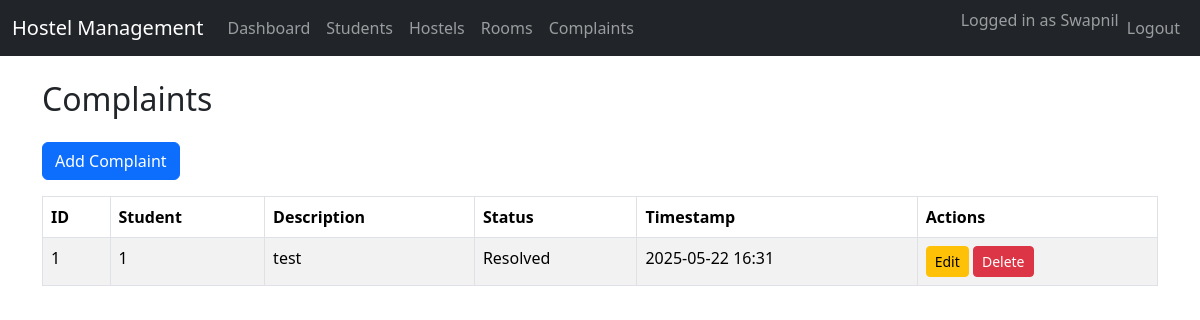
Screenshot of /complaints (signed in) with the database file from the repository.
### app/models/complaint.py (models this page shows, shortened)
class Complaint(db.Model):
    __tablename__ = "complaints"
    id = db.Column(db.Integer, primary_key=True)
    student_id = db.Column(db.Integer, db.ForeignKey("students.id"))
    description = db.Column(db.Text, nullable=False)
    status = db.Column(db.String(50), default="Pending")  # Pending/Resolved
    timestamp = db.Column(db.DateTime, default=db.func.current_timestamp())

### app/__init__.py (the view)
    @app.route("/complaints")
    @login_required
    @admin_required
    def complaints_web():
        from app.models.complaint import Complaint
        complaints = Complaint.query.order_by(Complaint.timestamp.desc()).all()
        return render_template("complaints.html", complaints=complaints)

### app/templates/complaints.html (shortened to what this page needs)
{% extends 'base.html' %}
{% block content %}
<h2 class="mb-4">Complaints</h2>
<a href="/complaints/add" class="btn btn-primary mb-3">Add Complaint</a>
<table class="table table-bordered table-striped">
  <thead>
    <tr>
      <th>ID</th>
      <th>Student</th>
      <th>Description</th>
      <th>Status</th>
      <th>Timestamp</th>
      <th>Actions</th>
    </tr>
  </thead>
  <tbody>
    {% for c in complaints %}
    <tr>
      <td>{{ c.id }}</td>
      <td>{{ c.student_id }}</td>
      <td>{{ c.description }}</td>
      <td>{{ c.status }}</td>
      <td>{{ c.timestamp.strftime('%Y-%m-%d %H:%M') if c.timestamp else '' }}</td>
      <td>
        <a href="/complaints/edit/{{ c.id }}" class="btn btn-sm btn-warning">Edit</a>
        <a href="/complaints/delete/{{ c.id }}" class="btn btn-sm btn-danger" onclick="return confirm('Delete this complaint?');">Delete</a>
      </td>
    </tr>
    {% else %}
    <tr><td colspan="6">No complaints found.</td></tr>
    {% endfor %}
  </tbody>
</table>
{% endblock %}

### rows the page displays
Complaint: id "1", student_id "1", description "test", status "Resolved", timestamp "2025-05-22 16:31"

### other values shown
{{ session['username'] }} "Swapnil"
